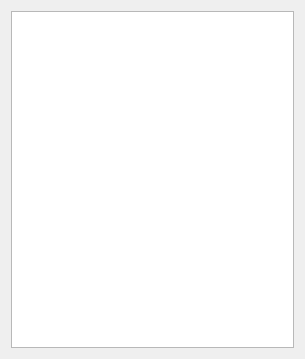
<?xml version="1.0" encoding="UTF-8"?>
<ui version="4.0">
 <class>PrintDevice</class>
 <widget class="QWidget" name="PrintDevice">
  <property name="geometry">
   <rect>
    <x>0</x>
    <y>0</y>
    <width>305</width>
    <height>359</height>
   </rect>
  </property>
  <property name="windowTitle">
   <string>Цифровое печатающее устройство</string>
  </property>
  <layout class="QVBoxLayout" name="verticalLayout">
   <item>
    <widget class="QPlainTextEdit" name="textArea">
     <property name="palette">
      <palette>
       <active>
        <colorrole role="WindowText">
         <brush brushstyle="SolidPattern">
          <color alpha="255">
           <red>51</red>
           <green>51</green>
           <blue>51</blue>
          </color>
         </brush>
        </colorrole>
       </active>
       <inactive>
        <colorrole role="WindowText">
         <brush brushstyle="SolidPattern">
          <color alpha="255">
           <red>51</red>
           <green>51</green>
           <blue>51</blue>
          </color>
         </brush>
        </colorrole>
       </inactive>
       <disabled>
        <colorrole role="WindowText">
         <brush brushstyle="SolidPattern">
          <color alpha="255">
           <red>118</red>
           <green>118</green>
           <blue>117</blue>
          </color>
         </brush>
        </colorrole>
       </disabled>
      </palette>
     </property>
     <property name="font">
      <font>
       <family>Monospace</family>
       <pointsize>12</pointsize>
      </font>
     </property>
     <property name="readOnly">
      <bool>true</bool>
     </property>
    </widget>
   </item>
  </layout>
 </widget>
 <resources/>
 <connections/>
</ui>
